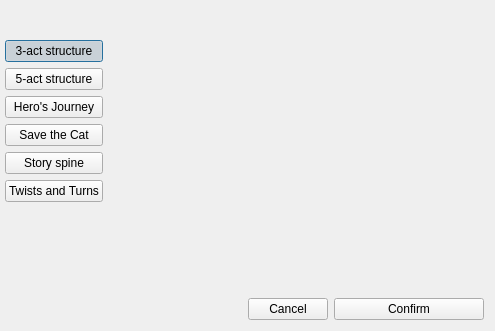
<?xml version="1.0" encoding="UTF-8"?>
<ui version="4.0">
 <class>StoryStructureSelectorDialog</class>
 <widget class="QDialog" name="StoryStructureSelectorDialog">
  <property name="geometry">
   <rect>
    <x>0</x>
    <y>0</y>
    <width>495</width>
    <height>331</height>
   </rect>
  </property>
  <property name="windowTitle">
   <string>Story structure selector</string>
  </property>
  <layout class="QVBoxLayout" name="verticalLayout_3">
   <property name="spacing">
    <number>3</number>
   </property>
   <property name="leftMargin">
    <number>0</number>
   </property>
   <property name="topMargin">
    <number>0</number>
   </property>
   <property name="rightMargin">
    <number>2</number>
   </property>
   <property name="bottomMargin">
    <number>2</number>
   </property>
   <item>
    <layout class="QHBoxLayout" name="horizontalLayout">
     <property name="spacing">
      <number>0</number>
     </property>
     <property name="topMargin">
      <number>0</number>
     </property>
     <item>
      <widget class="QWidget" name="wdgTypesContainer" native="true">
       <property name="relaxed-white-bg" stdset="0">
        <bool>true</bool>
       </property>
       <layout class="QVBoxLayout" name="verticalLayout">
        <property name="spacing">
         <number>6</number>
        </property>
        <property name="leftMargin">
         <number>5</number>
        </property>
        <property name="topMargin">
         <number>40</number>
        </property>
        <property name="rightMargin">
         <number>5</number>
        </property>
        <item>
         <widget class="QPushButton" name="btnThreeAct">
          <property name="cursor">
           <cursorShape>PointingHandCursor</cursorShape>
          </property>
          <property name="focusPolicy">
           <enum>Qt::ClickFocus</enum>
          </property>
          <property name="toolTip">
           <string>Three act structure</string>
          </property>
          <property name="text">
           <string>3-act structure</string>
          </property>
          <property name="checkable">
           <bool>true</bool>
          </property>
          <property name="checked">
           <bool>true</bool>
          </property>
          <property name="main-side-nav" stdset="0">
           <bool>true</bool>
          </property>
          <attribute name="buttonGroup">
           <string notr="true">buttonGroup</string>
          </attribute>
         </widget>
        </item>
        <item>
         <widget class="QPushButton" name="btnFiveAct">
          <property name="cursor">
           <cursorShape>PointingHandCursor</cursorShape>
          </property>
          <property name="focusPolicy">
           <enum>Qt::ClickFocus</enum>
          </property>
          <property name="toolTip">
           <string>Three act structure</string>
          </property>
          <property name="text">
           <string>5-act structure</string>
          </property>
          <property name="checkable">
           <bool>true</bool>
          </property>
          <property name="checked">
           <bool>false</bool>
          </property>
          <property name="main-side-nav" stdset="0">
           <bool>true</bool>
          </property>
          <attribute name="buttonGroup">
           <string notr="true">buttonGroup</string>
          </attribute>
         </widget>
        </item>
        <item>
         <widget class="QPushButton" name="btnHerosJourney">
          <property name="cursor">
           <cursorShape>PointingHandCursor</cursorShape>
          </property>
          <property name="focusPolicy">
           <enum>Qt::ClickFocus</enum>
          </property>
          <property name="toolTip">
           <string>Save the Cat structure</string>
          </property>
          <property name="text">
           <string>Hero's Journey</string>
          </property>
          <property name="checkable">
           <bool>true</bool>
          </property>
          <property name="main-side-nav" stdset="0">
           <bool>true</bool>
          </property>
          <attribute name="buttonGroup">
           <string notr="true">buttonGroup</string>
          </attribute>
         </widget>
        </item>
        <item>
         <widget class="QPushButton" name="btnSaveTheCat">
          <property name="cursor">
           <cursorShape>PointingHandCursor</cursorShape>
          </property>
          <property name="focusPolicy">
           <enum>Qt::ClickFocus</enum>
          </property>
          <property name="toolTip">
           <string>Save the Cat structure</string>
          </property>
          <property name="text">
           <string>Save the Cat</string>
          </property>
          <property name="checkable">
           <bool>true</bool>
          </property>
          <property name="main-side-nav" stdset="0">
           <bool>true</bool>
          </property>
          <attribute name="buttonGroup">
           <string notr="true">buttonGroup</string>
          </attribute>
         </widget>
        </item>
        <item>
         <widget class="QPushButton" name="btnStorySpine">
          <property name="cursor">
           <cursorShape>PointingHandCursor</cursorShape>
          </property>
          <property name="focusPolicy">
           <enum>Qt::ClickFocus</enum>
          </property>
          <property name="toolTip">
           <string>Story spine structure</string>
          </property>
          <property name="text">
           <string>Story spine</string>
          </property>
          <property name="checkable">
           <bool>true</bool>
          </property>
          <property name="main-side-nav" stdset="0">
           <bool>true</bool>
          </property>
          <attribute name="buttonGroup">
           <string notr="true">buttonGroup</string>
          </attribute>
         </widget>
        </item>
        <item>
         <widget class="QPushButton" name="btnTwists">
          <property name="cursor">
           <cursorShape>PointingHandCursor</cursorShape>
          </property>
          <property name="focusPolicy">
           <enum>Qt::ClickFocus</enum>
          </property>
          <property name="toolTip">
           <string>Story spine structure</string>
          </property>
          <property name="text">
           <string>Twists and Turns</string>
          </property>
          <property name="checkable">
           <bool>true</bool>
          </property>
          <property name="main-side-nav" stdset="0">
           <bool>true</bool>
          </property>
          <attribute name="buttonGroup">
           <string notr="true">buttonGroup</string>
          </attribute>
         </widget>
        </item>
        <item>
         <spacer name="verticalSpacer">
          <property name="orientation">
           <enum>Qt::Vertical</enum>
          </property>
          <property name="sizeHint" stdset="0">
           <size>
            <width>20</width>
            <height>40</height>
           </size>
          </property>
         </spacer>
        </item>
       </layout>
      </widget>
     </item>
     <item>
      <widget class="QStackedWidget" name="stackedWidget">
       <property name="sizePolicy">
        <sizepolicy hsizetype="Expanding" vsizetype="Preferred">
         <horstretch>0</horstretch>
         <verstretch>0</verstretch>
        </sizepolicy>
       </property>
       <widget class="QWidget" name="pageThreeAct">
        <layout class="QVBoxLayout" name="verticalLayout_2">
         <property name="spacing">
          <number>3</number>
         </property>
         <property name="leftMargin">
          <number>0</number>
         </property>
         <property name="topMargin">
          <number>9</number>
         </property>
         <property name="rightMargin">
          <number>0</number>
         </property>
         <property name="bottomMargin">
          <number>0</number>
         </property>
        </layout>
       </widget>
       <widget class="QWidget" name="pageFiveAct">
        <layout class="QVBoxLayout" name="verticalLayout_8">
         <property name="spacing">
          <number>3</number>
         </property>
         <property name="leftMargin">
          <number>0</number>
         </property>
         <property name="rightMargin">
          <number>0</number>
         </property>
         <property name="bottomMargin">
          <number>0</number>
         </property>
        </layout>
       </widget>
       <widget class="QWidget" name="pageTwists">
        <layout class="QVBoxLayout" name="verticalLayout_7">
         <property name="spacing">
          <number>3</number>
         </property>
         <property name="leftMargin">
          <number>0</number>
         </property>
         <property name="topMargin">
          <number>9</number>
         </property>
         <property name="rightMargin">
          <number>0</number>
         </property>
         <property name="bottomMargin">
          <number>0</number>
         </property>
        </layout>
       </widget>
       <widget class="QWidget" name="pageStorySpine">
        <layout class="QVBoxLayout" name="verticalLayout_6">
         <property name="spacing">
          <number>3</number>
         </property>
         <property name="leftMargin">
          <number>0</number>
         </property>
         <property name="topMargin">
          <number>9</number>
         </property>
         <property name="rightMargin">
          <number>0</number>
         </property>
         <property name="bottomMargin">
          <number>0</number>
         </property>
        </layout>
       </widget>
       <widget class="QWidget" name="pageHerosJourney">
        <layout class="QVBoxLayout" name="verticalLayout_5">
         <property name="spacing">
          <number>3</number>
         </property>
         <property name="leftMargin">
          <number>0</number>
         </property>
         <property name="topMargin">
          <number>9</number>
         </property>
         <property name="rightMargin">
          <number>0</number>
         </property>
         <property name="bottomMargin">
          <number>0</number>
         </property>
        </layout>
       </widget>
       <widget class="QWidget" name="pageSaveTheCat">
        <layout class="QVBoxLayout" name="verticalLayout_4">
         <property name="spacing">
          <number>3</number>
         </property>
         <property name="leftMargin">
          <number>0</number>
         </property>
         <property name="topMargin">
          <number>9</number>
         </property>
         <property name="rightMargin">
          <number>0</number>
         </property>
         <property name="bottomMargin">
          <number>0</number>
         </property>
        </layout>
       </widget>
      </widget>
     </item>
    </layout>
   </item>
   <item alignment="Qt::AlignRight">
    <widget class="QWidget" name="widget" native="true">
     <layout class="QHBoxLayout" name="horizontalLayout_2">
      <item>
       <widget class="QPushButton" name="btnCancel">
        <property name="minimumSize">
         <size>
          <width>80</width>
          <height>0</height>
         </size>
        </property>
        <property name="cursor">
         <cursorShape>PointingHandCursor</cursorShape>
        </property>
        <property name="text">
         <string>Cancel</string>
        </property>
        <property name="base" stdset="0">
         <bool>true</bool>
        </property>
       </widget>
      </item>
      <item>
       <widget class="QPushButton" name="btnConfirm">
        <property name="minimumSize">
         <size>
          <width>150</width>
          <height>0</height>
         </size>
        </property>
        <property name="cursor">
         <cursorShape>PointingHandCursor</cursorShape>
        </property>
        <property name="text">
         <string>Confirm</string>
        </property>
        <property name="base" stdset="0">
         <bool>true</bool>
        </property>
        <property name="positive" stdset="0">
         <bool>true</bool>
        </property>
       </widget>
      </item>
     </layout>
    </widget>
   </item>
  </layout>
 </widget>
 <resources/>
 <connections>
  <connection>
   <sender>btnConfirm</sender>
   <signal>clicked()</signal>
   <receiver>StoryStructureSelectorDialog</receiver>
   <slot>accept()</slot>
   <hints>
    <hint type="sourcelabel">
     <x>451</x>
     <y>316</y>
    </hint>
    <hint type="destinationlabel">
     <x>247</x>
     <y>165</y>
    </hint>
   </hints>
  </connection>
  <connection>
   <sender>btnCancel</sender>
   <signal>clicked()</signal>
   <receiver>StoryStructureSelectorDialog</receiver>
   <slot>reject()</slot>
   <hints>
    <hint type="sourcelabel">
     <x>365</x>
     <y>316</y>
    </hint>
    <hint type="destinationlabel">
     <x>247</x>
     <y>165</y>
    </hint>
   </hints>
  </connection>
 </connections>
 <buttongroups>
  <buttongroup name="buttonGroup"/>
 </buttongroups>
</ui>
